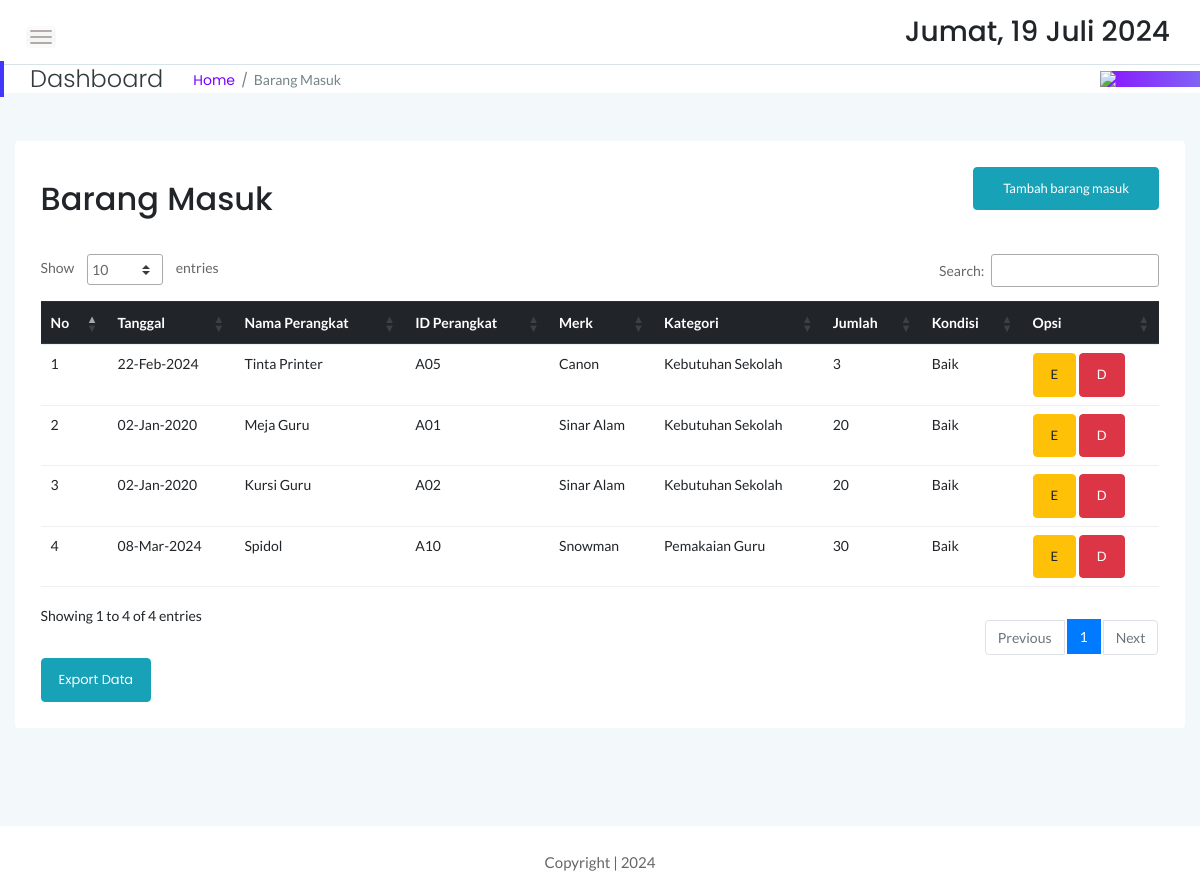
/stock/masuk.php (signed in), run on the app's committed database.
### tables this page shows
CREATE TABLE `sbrg_masuk` (
  `id` int(11) NOT NULL,
  `idx` int(11) NOT NULL,
  `tgl` date NOT NULL,
  `jumlah` int(11) NOT NULL,
  `keterangan` text NOT NULL
);

CREATE TABLE `sstock_brg` (
  `idx` int(11) NOT NULL,
  `nama` varchar(55) NOT NULL,
  `jenis` varchar(30) NOT NULL,
  `merk` varchar(40) NOT NULL,
  `ukuran` varchar(20) NOT NULL,
  `stock` int(12) NOT NULL,
  `satuan` varchar(10) NOT NULL,
  `lokasi` varchar(55) NOT NULL
);

### stock/masuk.php (the view, shortened to what this page needs)
<!doctype html>
<html class="no-js" lang="en">
<?php
include '../dbconnect.php';
?>
<head>
    <link rel="stylesheet" href="assets/css/bootstrap.min.css">
    <link rel="stylesheet" href="assets/css/font-awesome.min.css">
    <link rel="stylesheet" href="assets/css/themify-icons.css">
    <link rel="stylesheet" href="assets/css/metisMenu.css">
    <link rel="stylesheet" href="assets/css/owl.carousel.min.css">
    <link rel="stylesheet" href="assets/css/slicknav.min.css">
    <link rel="stylesheet" href="https://www.amcharts.com/lib/3/plugins/export/export.css" type="text/css" media="all" />
    <link rel="stylesheet" type="text/css" href="https://cdn.datatables.net/1.10.19/css/jquery.dataTables.min.css">
    <link rel="stylesheet" type="text/css" href="https://cdn.datatables.net/1.10.19/css/jquery.dataTables.css">
    <link rel="stylesheet" type="text/css" href="https://cdn.datatables.net/1.10.18/css/dataTables.bootstrap4.min.css">
    <link rel="stylesheet" type="text/css" href="https://cdn.datatables.net/responsive/2.2.3/css/responsive.bootstrap.min.css">
    <link rel="stylesheet" type="text/css" href="https://cdn.datatables.net/responsive/2.2.3/css/responsive.jqueryui.min.css">
    <link rel="stylesheet" type="text/css" href="https://cdn.datatables.net/buttons/1.5.2/css/buttons.dataTables.min.css">
    <link rel="stylesheet" href="assets/css/typography.css">
    <link rel="stylesheet" href="assets/css/default-css.css">
    <link rel="stylesheet" href="assets/css/styles.css">
    <link rel="stylesheet" href="assets/css/responsive.css">
</head>
<body>
    <div class="page-container">
        <div class="main-content">
            <div class="header-area">
                <div class="row align-items-center">
                    <div class="col-md-6 col-sm-8 clearfix">
                        <div class="nav-btn pull-left">
                            <span></span>
                            <span></span>
                            <span></span>
                        </div>
                    </div>
                    <div class="col-md-6 col-sm-4 clearfix">
                        <ul class="notification-area pull-right">
                            <li>
                                <h3>
                                    <div class="date">
                                    </div>
                                </h3>
                            </li>
                        </ul>
                    </div>
                </div>
            </div>
            <div class="page-title-area">
                <div class="row align-items-center">
                    <div class="col-sm-6">
                        <div class="breadcrumbs-area clearfix">
                            <h4 class="page-title pull-left">Dashboard</h4>
                            <ul class="breadcrumbs pull-left">
                                <li><a href="index.php">Home</a></li>
                                <li><span>Barang Masuk</span></li>
                            </ul>
                        </div>
                    </div>
                    <div class="col-sm-6 clearfix">
                        <div class="user-profile pull-right" style="color:black; padding:0px;">
                            <img src="pondok.png" width="100px" class="user-name dropdown-toggle" data-toggle="dropdown" \>
                        </div>
                    </div>
                </div>
            </div>
            <div class="main-content-inner">
                <div class="row mt-5 mb-5">
                    <div class="col-12">
                        <div class="card">
                            <div class="card-body">
                                <div class="d-sm-flex justify-content-between align-items-center">
                                    <h2>Barang Masuk</h2>
                                    <button style="margin-bottom:20px" data-toggle="modal" data-target="#myModal" class="btn btn-info col-md-2"><span class="glyphicon glyphicon-plus"></span>Tambah barang masuk</button>
                                </div>
                                <div class="market-status-table mt-4">
                                    <div class="table-responsive">
                                        <table id="dataTable3" class="table table-hover">
                                            <thead class="thead-dark">
                                                <tr>
                                                    <th>No</th>
                                                    <th>Tanggal</th>
                                                    <th>Nama Perangkat</th>
                                                    <th>ID Perangkat</th>
                                                    <th>Merk</th>
                                                    <th>Kategori</th>
                                                    <th>Jumlah</th>
                                                    <th>Kondisi</th>
                                                    <th>Opsi</th>
                                                </tr>
                                            </thead>
                                            <tbody>
                                                <?php
                                                $brg = mysqli_query($conn, "SELECT * from sbrg_masuk sb, sstock_brg st where st.idx=sb.idx order by sb.id DESC");
                                                $no = 1;
                                                while ($b = mysqli_fetch_array($brg)) {
                                                    $id = $b['id'];
                                                ?>
                                                    <tr>
                                                        <td><?php echo $no++ ?></td>
                                                        <td><?php $tanggals = $b['tgl'];
                                                            echo date("d-M-Y", strtotime($tanggals)) ?></td>
                                                        <td><?php echo $b['nama'] ?></td>
                                                        <td><?php echo $b['jenis'] ?></td>
                                                        <td><?php echo $b['merk'] ?></td>
                                                        <td><?php echo $b['ukuran'] ?></td>
                                                        <td><?php echo $b['jumlah'] ?></td>
                                                        <td><?php echo $b['keterangan'] ?></td>
                                                        <td><button data-toggle="modal" data-target="#edit<?= $id; ?>" class="btn btn-warning">E</button> <button data-toggle="modal" data-target="#del<?= $id; ?>" class="btn btn-danger">D</button></td>
                                                    </tr>
                                                <?php
                                                }
                                                ?>
                                            </tbody>
                                        </table>
                                    </div>
                                    <a href="exportbrgmsk.php" target="_blank" class="btn btn-info">Export Data</a>
                                </div>
                            </div>
                        </div>
                    </div>
                </div>
            </div>
        </div>
        <footer>
            <div class="footer-area">
                <p>Copyright | 2024</p>
            </div>
        </footer>
    </div>
</body>
</html>

### stock/assets/css/styles.css (style rules this page uses)
.page-container { width: 100%; height: 100%; min-height: 100vh; padding-left: 280px; -webkit-transition: padding-left 0.3s ease 0s; transition: padding-left 0.3s ease 0s; }
.card { border: none; border-radius: 4px; background-color: #fff; -webkit-transition: all 0.3s ease 0s; transition: all 0.3s ease 0s; }
.card-body { padding: 25.6px; padding: 1.6rem; }
.main-content { width: 100%; background: #F3F8FB; }
.main-content-inner { padding: 0 30px 50px; }
.header-area { padding: 15px 30px; background: #fff; border-bottom: 1px solid #d8e3e7; }
.nav-btn { margin-right: 30px; margin-top: 10px; cursor: pointer; }
.nav-btn span { display: block; width: 22px; height: 2px; background: #b3aaaa; margin: 4px 0; border-radius: 15px; -webkit-transition: all 0.3s ease 0s; transition: all 0.3s ease 0s; box-shadow: 0 0 0 4px rgba(99, 96, 96, 0.03); }
.notification-area { -webkit-user-select: none; -moz-user-select: none; -ms-user-select: none; user-select: none; position: relative; z-index: 1; }
.notification-area li { display: inline-block; margin-left: 20px; cursor: pointer; -webkit-user-select: none; -moz-user-select: none; -ms-user-select: none; user-select: none; }
.page-title-area { padding: 0 30px; background: #fff; position: relative; }
.page-title-area:before { content: ''; position: absolute; left: 0; top: 50%; width: 4px; height: 36px; background: var(--primary-color); -webkit-transform: translateY(-50%); transform: translateY(-50%); }
.page-title { font-size: 24px; font-weight: 300; color: #313b3d; letter-spacing: 0; margin-right: 30px; }
ul.breadcrumbs { margin-top: 4px; }
.breadcrumbs li { display: inline-block; }
.breadcrumbs li a, .breadcrumbs li span { display: block; font-size: 14px; font-weight: 400; color: #7801ff; letter-spacing: 0; margin-right: 16px; position: relative; }
.breadcrumbs li a:before { content: '/'; color: #768387; position: absolute; right: -13px; top: 0; }
.breadcrumbs li span { margin-right: 0; color: #768387; text-transform: capitalize; }
.user-profile { margin-right: -30px; display: -webkit-box; display: -ms-flexbox; display: flex; -webkit-box-align: center; -ms-flex-align: center; align-items: center; -ms-flex-wrap: wrap; flex-wrap: wrap; background: -webkit-linear-gradient(left, #8914fe 0%, #8063f5 100%); background: linear-gradient(to right, #8914fe 0%, #8063f5 100%); padding: 17px 38px; position: relative; }
.user-name { font-size: 17px; font-weight: 500; color: #fff; letter-spacing: 0; cursor: pointer; -webkit-user-select: none; -moz-user-select: none; -ms-user-select: none; user-select: none; }
.notification-area .dropdown-toggle, .user-name.dropdown-toggle { position: relative; }
.notification-area .dropdown-toggle:after, .user-name.dropdown-toggle:after { display: none; }
.market-status-table { overflow: hidden; }
.footer-area { text-align: center; padding: 23px 0 19px; background: #fff; }
.footer-area p { color: #676666; margin-bottom: 0; }
.btn { padding: 11px 17px; font-size: 13px; letter-spacing: 0; }
table tr th { border-bottom: none; }
table tr th, table tr td { border-top: 1px solid rgba(120, 130, 140, 0.13) !important; }
table.dataTable.no-footer { border-bottom: 1px solid rgba(120, 130, 140, 0.13) !important; }
table.dataTable thead th, table.dataTable thead td { border-bottom-color: transparent; }

### stock/assets/css/responsive.css (style rules this page uses)
@media (min-width: 1200px) and (max-width: 1364px) { .main-content-inner { padding: 0 15px 50px; } }
@media (min-width: 1200px) and (max-width: 1364px) { .page-container, .sbar_collapsed.page-container { padding-left: 0; } }

### data on the page
sbrg_masuk: tgl "22-Feb-2024", sstock_brg.nama "Tinta Printer", sstock_brg.jenis "A05", sstock_brg.merk "Canon", sstock_brg.ukuran "Kebutuhan Sekolah", jumlah "3", keterangan "Baik"
sbrg_masuk: tgl "02-Jan-2020", sstock_brg.nama "Meja Guru", sstock_brg.jenis "A01", sstock_brg.merk "Sinar Alam", sstock_brg.ukuran "Kebutuhan Sekolah", jumlah "20", keterangan "Baik"
sbrg_masuk: tgl "02-Jan-2020", sstock_brg.nama "Kursi Guru", sstock_brg.jenis "A02", sstock_brg.merk "Sinar Alam", sstock_brg.ukuran "Kebutuhan Sekolah", jumlah "20", keterangan "Baik"
sbrg_masuk: tgl "08-Mar-2024", sstock_brg.nama "Spidol", sstock_brg.jenis "A10", sstock_brg.merk "Snowman", sstock_brg.ukuran "Pemakaian Guru", jumlah "30", keterangan "Baik"
